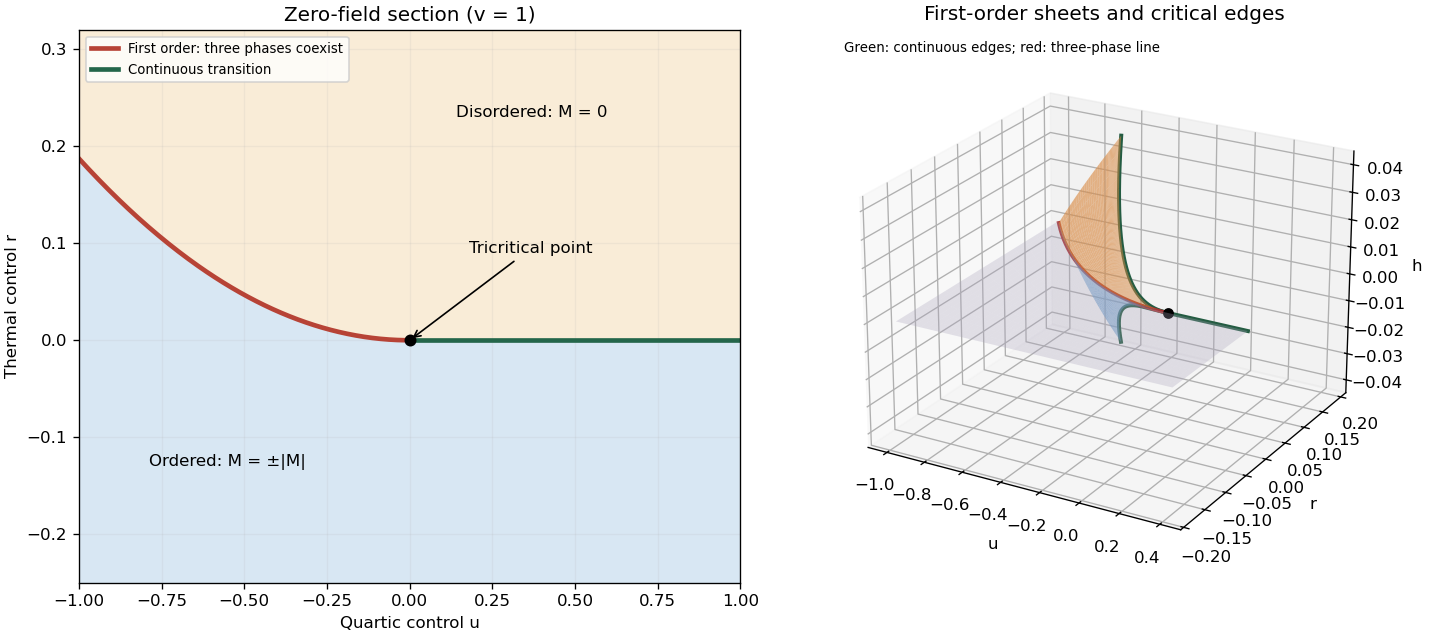

Here is the Python script that generated this plot:
"""Original sextic phase diagram; Python 3.14, NumPy 2.3.5, Matplotlib 3.10.7.
Write paper-46-phases.png to the caller's working directory.
"""
import os
import tempfile
os.environ.setdefault("MPLCONFIGDIR", tempfile.mkdtemp(prefix="paper-46-mpl-"))
import matplotlib
matplotlib.use("Agg")
import matplotlib.pyplot as plt
import numpy as np

fig = plt.figure(figsize=(12, 5.3), facecolor="white", layout="constrained")
ax = fig.add_subplot(121)
u = np.linspace(-1, 1, 400)
r_boundary = np.where(u < 0, 3*u*u/16, 0)
ax.fill_between(u, -.25, r_boundary, color="#d4e5f2", alpha=.9)
ax.fill_between(u, r_boundary, .32, color="#f9ead3", alpha=.9)
ax.plot(u[u < 0], r_boundary[u < 0], color="#b74336", lw=2.8, label="First order: three phases coexist")
ax.plot(u[u >= 0], r_boundary[u >= 0], color="#24664a", lw=2.8, label="Continuous transition")
ax.scatter([0], [0], color="black", s=38, zorder=5)
ax.annotate("Tricritical point", (0, 0), (.18, .09), arrowprops={"arrowstyle":"->"})
ax.text(-.55, -.13, "Ordered: M = ±|M|", ha="center")
ax.text(.37, .23, "Disordered: M = 0", ha="center")
ax.set(xlabel="Quartic control u", ylabel="Thermal control r", title="Zero-field section (v = 1)", xlim=(-1, 1), ylim=(-.25, .32))
ax.legend(loc="upper left", fontsize=8)
ax.grid(alpha=.15)

ax = fig.add_subplot(122, projection="3d")
s, z = np.meshgrid(np.linspace(.001, .43, 50), np.linspace(0, 1, 45))
d = s*z
uw = -(10*s*s/3 + 2*d*d)
rw = 5*s**4 - 2*s*s*d*d/3 + d**4
hw = 8*s**3*(s*s-d*d)/3
for sign, color in [(1, "#d98b45"), (-1, "#679dcc")]:
    ax.plot_surface(uw, rw, sign*hw, color=color, alpha=.64, linewidth=0, shade=False)
se = np.linspace(0, .43, 150)
for sign in [-1, 1]:
    ax.plot(-10*se**2/3, 5*se**4, sign*8*se**5/3, color="#245c42", lw=2.4)
ax.plot(-16*se**2/3, 16*se**4/3, np.zeros_like(se), color="#aa3434", lw=2.2)
us, q = np.meshgrid(np.linspace(-1, .4, 45), np.linspace(0, 1, 15))
bd = np.where(us < 0, 3*us**2/16, 0)
rs = -.18 + q*(bd+.18)
ax.plot_surface(us, rs, np.zeros_like(rs), color="#aaa3bc", alpha=.3, linewidth=0, shade=False)
uc = np.linspace(0, .4, 60)
ax.plot(uc, 0*uc, 0*uc, color="#245c42", lw=2.4)
ax.scatter([0], [0], [0], color="black", s=30)
ax.set(xlabel="u", ylabel="r", zlabel="h", title="First-order sheets and critical edges")
ax.view_init(elev=23, azim=-60)
ax.text2D(.03, .96, "Green: continuous edges; red: three-phase line", transform=ax.transAxes, fontsize=8)
fig.savefig("paper-46-phases.png", dpi=120, facecolor="white", transparent=False)
plt.close(fig)
